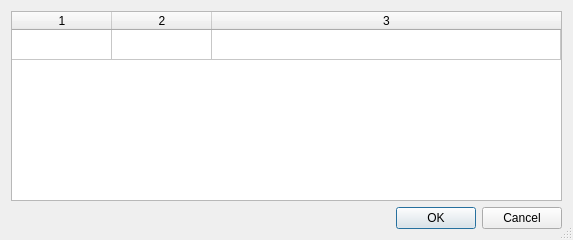
<?xml version="1.0" encoding="UTF-8"?>
<ui version="4.0">
 <class>PaletteSetup</class>
 <widget class="QDialog" name="PaletteSetup">
  <property name="geometry">
   <rect>
    <x>0</x>
    <y>0</y>
    <width>573</width>
    <height>240</height>
   </rect>
  </property>
  <property name="windowTitle">
   <string>Palette setup</string>
  </property>
  <property name="sizeGripEnabled">
   <bool>true</bool>
  </property>
  <layout class="QVBoxLayout" name="verticalLayout">
   <item>
    <widget class="QTableWidget" name="twPalette">
     <property name="sortingEnabled">
      <bool>true</bool>
     </property>
     <property name="wordWrap">
      <bool>false</bool>
     </property>
     <property name="rowCount">
      <number>1</number>
     </property>
     <property name="columnCount">
      <number>3</number>
     </property>
     <attribute name="horizontalHeaderStretchLastSection">
      <bool>true</bool>
     </attribute>
     <attribute name="verticalHeaderVisible">
      <bool>false</bool>
     </attribute>
     <row/>
     <column/>
     <column/>
     <column/>
     <item row="0" column="2">
      <property name="font">
       <font>
        <family>Source Code Pro Medium</family>
       </font>
      </property>
     </item>
    </widget>
   </item>
   <item>
    <widget class="QDialogButtonBox" name="buttonBox">
     <property name="orientation">
      <enum>Qt::Horizontal</enum>
     </property>
     <property name="standardButtons">
      <set>QDialogButtonBox::Cancel|QDialogButtonBox::Ok</set>
     </property>
    </widget>
   </item>
  </layout>
 </widget>
 <resources/>
 <connections>
  <connection>
   <sender>buttonBox</sender>
   <signal>accepted()</signal>
   <receiver>PaletteSetup</receiver>
   <slot>accept()</slot>
   <hints>
    <hint type="sourcelabel">
     <x>248</x>
     <y>254</y>
    </hint>
    <hint type="destinationlabel">
     <x>157</x>
     <y>274</y>
    </hint>
   </hints>
  </connection>
  <connection>
   <sender>buttonBox</sender>
   <signal>rejected()</signal>
   <receiver>PaletteSetup</receiver>
   <slot>reject()</slot>
   <hints>
    <hint type="sourcelabel">
     <x>316</x>
     <y>260</y>
    </hint>
    <hint type="destinationlabel">
     <x>286</x>
     <y>274</y>
    </hint>
   </hints>
  </connection>
 </connections>
</ui>
